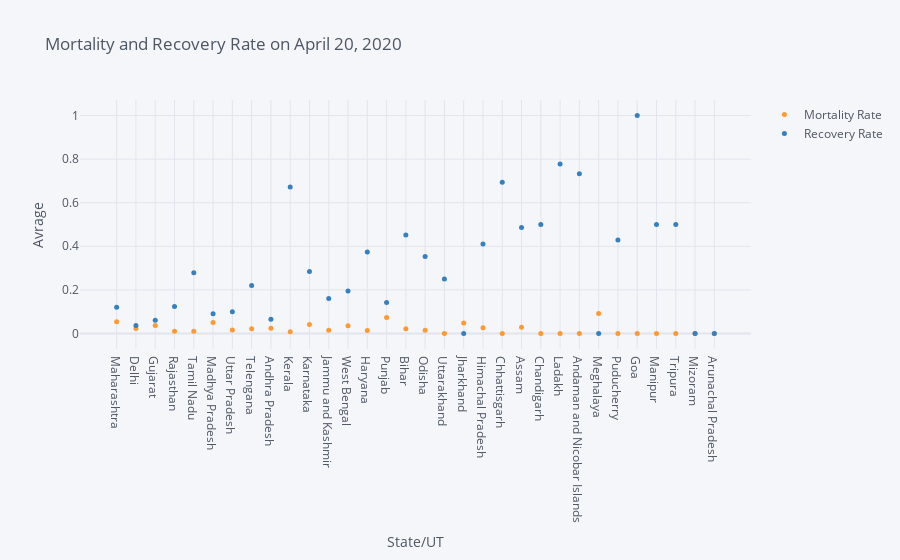

The notebook cell saved with this chart:
### Code cell
temp_2 = temp[['Mortality Rate','Recovery Rate']]
               
temp_2.iplot(kind ='scatter',xTitle='State/UT',yTitle='Avrage',title = f'Mortality and Recovery Rate on {now}',
             mode = 'markers', size = 5)

### Figure 1 — Plotly figure (JSON) as saved in the notebook; plotly's stock layout.template omitted (floating-point values rounded to 4 significant figures)
{"data": [{"line": {"color": "rgba(255, 153, 51, 1.0)", "dash": "solid", "shape": "linear", "width": 1.3}, "marker": {"size": 5, "symbol": "circle"}, "mode": "markers", "name": "Mortality Rate", "text": "", "type": "scatter", "x": ["Maharashtra", "Delhi", "Gujarat", "Rajasthan", "Tamil Nadu", "Madhya Pradesh", "Uttar Pradesh", "Telengana", "Andhra Pradesh", "Kerala", "Karnataka", "Jammu and Kashmir", "West Bengal", "Haryana", "Punjab", "Bihar", "Odisha", "Uttarakhand", "Jharkhand", "Himachal Pradesh", "Chhattisgarh", "Assam", "Chandigarh", "Ladakh", "Andaman and Nicobar Islands", "Meghalaya", "Puducherry", "Goa", "Manipur", "Tripura", "Mizoram", "Arunachal Pradesh"], "y": [0.05306, 0.02247, 0.03614, 0.009472, 0.01016, 0.04975, 0.01568, 0.02133, 0.02322, 0.007463, 0.04103, 0.01429, 0.0354, 0.01288, 0.07306, 0.02151, 0.01471, 0, 0.04762, 0.02564, 0, 0.02857, 0, 0, 0, 0.09091, 0, 0, 0, 0, 0, 0]}, {"line": {"color": "rgba(55, 128, 191, 1.0)", "dash": "solid", "shape": "linear", "width": 1.3}, "marker": {"size": 5, "symbol": "circle"}, "mode": "markers", "name": "Recovery Rate", "text": "", "type": "scatter", "x": ["Maharashtra", "Delhi", "Gujarat", "Rajasthan", "Tamil Nadu", "Madhya Pradesh", "Uttar Pradesh", "Telengana", "Andhra Pradesh", "Kerala", "Karnataka", "Jammu and Kashmir", "West Bengal", "Haryana", "Punjab", "Bihar", "Odisha", "Uttarakhand", "Jharkhand", "Himachal Pradesh", "Chhattisgarh", "Assam", "Chandigarh", "Ladakh", "Andaman and Nicobar Islands", "Meghalaya", "Puducherry", "Goa", "Manipur", "Tripura", "Mizoram", "Arunachal Pradesh"], "y": [0.1206, 0.03595, 0.06024, 0.1238, 0.2783, 0.09026, 0.09963, 0.2204, 0.06502, 0.6716, 0.2846, 0.16, 0.1947, 0.3734, 0.1416, 0.4516, 0.3529, 0.25, 0, 0.4103, 0.6944, 0.4857, 0.5, 0.7778, 0.7333, 0, 0.4286, 1, 0.5, 0.5, 0, 0]}], "layout": {"legend": {"bgcolor": "#F5F6F9", "font": {"color": "#4D5663"}}, "paper_bgcolor": "#F5F6F9", "plot_bgcolor": "#F5F6F9", "title": {"font": {"color": "#4D5663"}, "text": "Mortality and Recovery Rate on April 20, 2020"}, "xaxis": {"gridcolor": "#E1E5ED", "showgrid": true, "tickfont": {"color": "#4D5663"}, "title": {"font": {"color": "#4D5663"}, "text": "State/UT"}, "zerolinecolor": "#E1E5ED"}, "yaxis": {"gridcolor": "#E1E5ED", "showgrid": true, "tickfont": {"color": "#4D5663"}, "title": {"font": {"color": "#4D5663"}, "text": "Avrage"}, "zerolinecolor": "#E1E5ED"}}}
